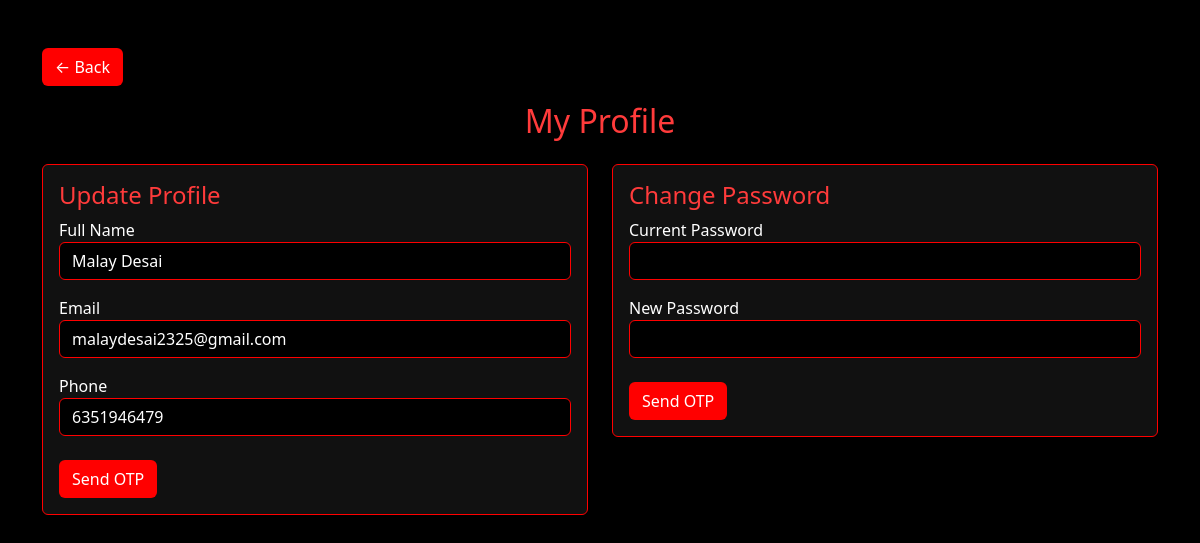
Page /myprofile.php (signed in) on the committed database.
### tables this page shows
CREATE TABLE `users` (
  `id` int NOT NULL,
  `name` varchar(100) DEFAULT NULL,
  `email` varchar(100) DEFAULT NULL,
  `password` varchar(255) DEFAULT NULL,
  `phone` bigint DEFAULT NULL
);

### myprofile.php (the view, shortened to what this page needs)
<?php
require "connect.php";
$user_id = $_SESSION['user_id'];
$query = $conn->query("SELECT * FROM users WHERE id = $user_id");
$user = $query->fetch_assoc();
?>
<!DOCTYPE html>
<html lang="en">
<head>
<link href="https://cdn.jsdelivr.net/npm/bootstrap@5.3.2/dist/css/bootstrap.min.css" rel="stylesheet">
</head>
<body>
<div class="container mt-5">
        <div class="mb-3">
        <a href="index.php" class="btn btn-red">← Back</a>
    </div>
    <h2 class="text-center mb-4" style="color: #ff3b3b;">My Profile</h2>
    <div class="row">
        <div class="col-md-6">
            <div class="card p-3">
                <h4 style="color:#ff3b3b;">Update Profile</h4>
                <form id="profileForm">
                    <div class="mb-3">
                        <label style="color:#fff;">Full Name</label>
                        <input type="text" name="name" class="form-control" value="<?= $user['name'] ?>" required>
                    </div>
                    <div class="mb-3">
                        <label style="color:#fff;">Email</label>
                        <input type="email" name="email" class="form-control" value="<?= $user['email'] ?>" required>
                    </div>
                    <div class="mb-3">
                        <label style="color:#fff;">Phone</label>
                        <input type="text" name="phone" class="form-control" value="<?= $user['phone'] ?>" required>
                    </div>
                    <button type="button" class="btn btn-red mt-2" onclick="sendOtp('profile')">Send OTP</button>
                </form>
            </div>
        </div>
        <div class="col-md-6">
            <div class="card p-3">
                <h4 style="color:#ff3b3b;">Change Password</h4>
                <form id="passwordForm">
                    <div class="mb-3">
                        <label style="color:#fff;">Current Password</label>
                        <input type="password" name="current_password" class="form-control" required>
                    </div>
                    <div class="mb-3">
                        <label style="color:#fff;">New Password</label>
                        <input type="password" name="new_password" class="form-control" required>
                    </div>
                    <button type="button" class="btn btn-red mt-2" onclick="sendOtp('password')">Send OTP</button>
                </form>
            </div>
        </div>
    </div>
</div>
</body>
</html>

### myprofile.php (style rules this page uses)
body { background:black; color:white; }
.card { background:#111; border:1px solid red; }
.form-control { background:#000; color:white; border:1px solid red; }
.btn-red { background:red; color:white; }

### rows in the picture
users: name "Malay Desai", email "malaydesai2325@gmail.com", phone "6351946479"
